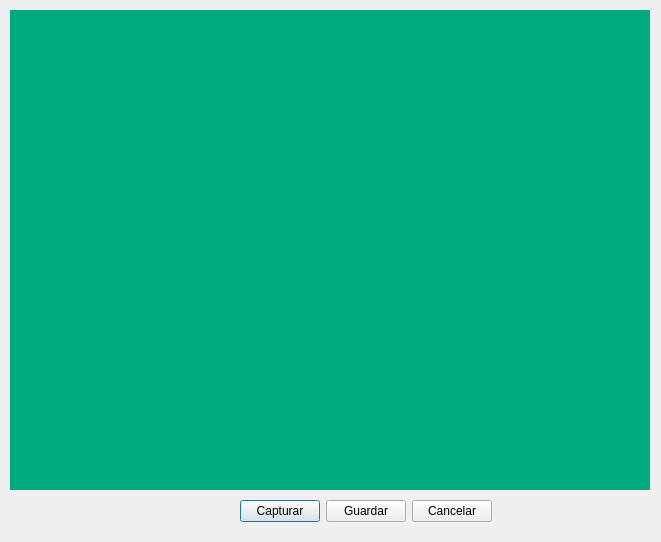
<?xml version="1.0" encoding="UTF-8"?>
<ui version="4.0">
 <class>dialog_capture_image</class>
 <widget class="QDialog" name="dialog_capture_image">
  <property name="windowModality">
   <enum>Qt::WindowModal</enum>
  </property>
  <property name="geometry">
   <rect>
    <x>0</x>
    <y>0</y>
    <width>661</width>
    <height>542</height>
   </rect>
  </property>
  <property name="sizePolicy">
   <sizepolicy hsizetype="Fixed" vsizetype="Fixed">
    <horstretch>0</horstretch>
    <verstretch>0</verstretch>
   </sizepolicy>
  </property>
  <property name="windowTitle">
   <string>Capture la foto</string>
  </property>
  <property name="modal">
   <bool>true</bool>
  </property>
  <widget class="QLabel" name="img_capture">
   <property name="geometry">
    <rect>
     <x>10</x>
     <y>10</y>
     <width>640</width>
     <height>480</height>
    </rect>
   </property>
   <property name="autoFillBackground">
    <bool>false</bool>
   </property>
   <property name="styleSheet">
    <string notr="true">background-color: rgb(0, 170, 127);</string>
   </property>
   <property name="text">
    <string/>
   </property>
  </widget>
  <widget class="QWidget" name="horizontalLayoutWidget">
   <property name="geometry">
    <rect>
     <x>240</x>
     <y>500</y>
     <width>411</width>
     <height>41</height>
    </rect>
   </property>
   <layout class="QHBoxLayout" name="horizontalLayout">
    <property name="sizeConstraint">
     <enum>QLayout::SetFixedSize</enum>
    </property>
    <item>
     <widget class="QPushButton" name="btn_take_capture">
      <property name="sizePolicy">
       <sizepolicy hsizetype="Preferred" vsizetype="Fixed">
        <horstretch>0</horstretch>
        <verstretch>0</verstretch>
       </sizepolicy>
      </property>
      <property name="text">
       <string>Capturar</string>
      </property>
     </widget>
    </item>
    <item>
     <widget class="QPushButton" name="btn_save_capture">
      <property name="sizePolicy">
       <sizepolicy hsizetype="Preferred" vsizetype="Fixed">
        <horstretch>0</horstretch>
        <verstretch>0</verstretch>
       </sizepolicy>
      </property>
      <property name="text">
       <string>Guardar</string>
      </property>
     </widget>
    </item>
    <item>
     <widget class="QPushButton" name="btn_cancel_capture">
      <property name="sizePolicy">
       <sizepolicy hsizetype="Preferred" vsizetype="Fixed">
        <horstretch>0</horstretch>
        <verstretch>0</verstretch>
       </sizepolicy>
      </property>
      <property name="text">
       <string>Cancelar</string>
      </property>
     </widget>
    </item>
   </layout>
  </widget>
 </widget>
 <resources/>
 <connections/>
</ui>
